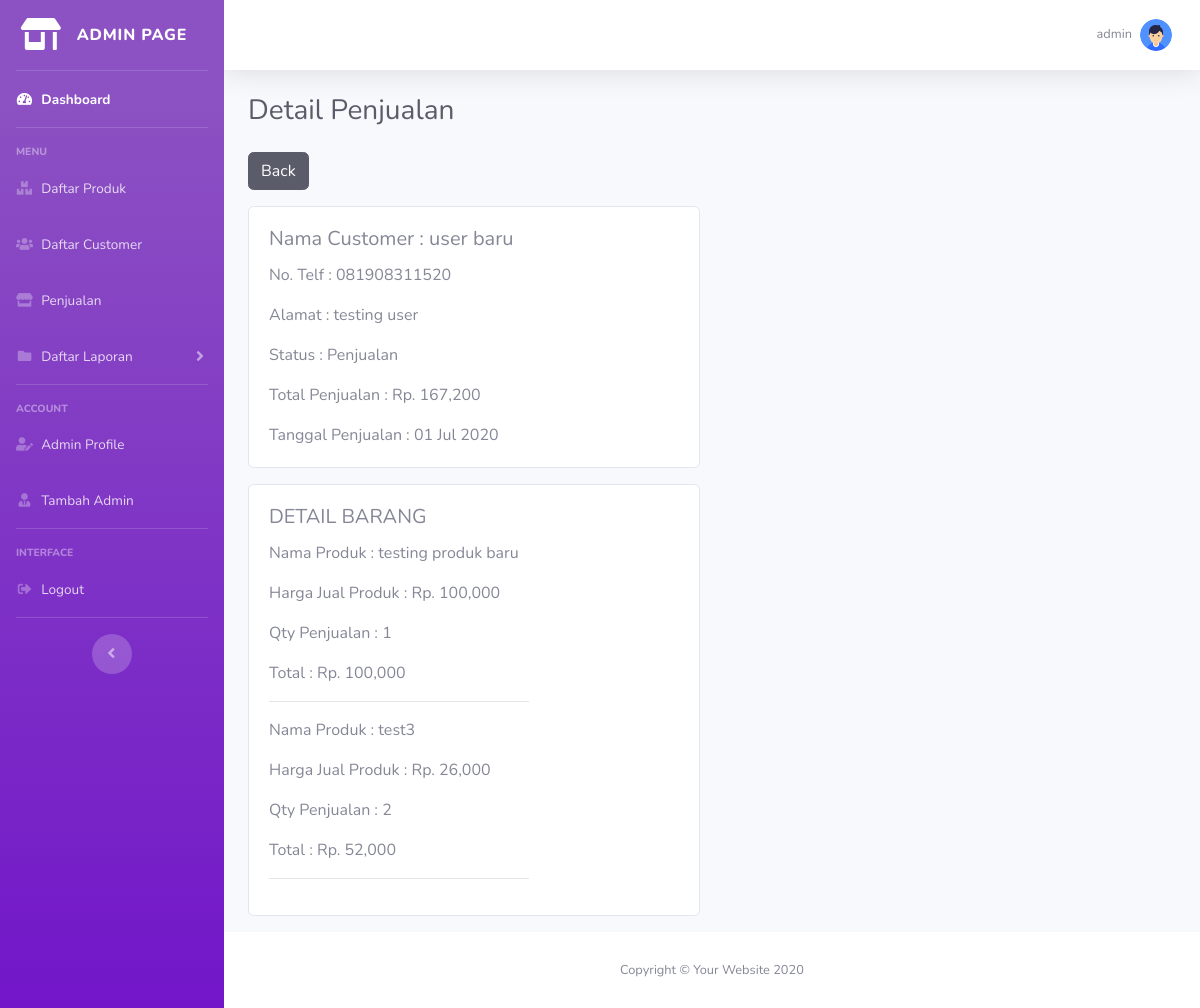
Screenshot of /apps/detailPenjualan.php?id_penjualan=27 (signed in) with the database file from the repository.
### tables this page shows
CREATE TABLE `penjualan` (
  `id_penjualan` int(11) NOT NULL,
  `id_cust` int(11) NOT NULL,
  `tgl_penjualan` date NOT NULL,
  `total_penjualan` double NOT NULL,
  `status` varchar(20) NOT NULL
);

CREATE TABLE `customer` (
  `id_cust` int(11) NOT NULL,
  `nama` varchar(150) NOT NULL,
  `no_telp` varchar(15) NOT NULL,
  `alamat` text NOT NULL
);

CREATE TABLE `detail_penjualan` (
  `id_detail` int(11) NOT NULL,
  `id_penjualan` int(11) NOT NULL,
  `id_produk` int(11) NOT NULL,
  `jumbel` int(11) NOT NULL,
  `nama_produk` varchar(100) NOT NULL,
  `harga_jual` double NOT NULL,
  `sub_total` double NOT NULL
);

### function/functionadmin.php (called while the page is built, shortened)
<?php
include 'koneksi.php';
function query($data)
{
    global $conn;
    $result = mysqli_query($conn, $data);
    $rows = [];
    while ($row = mysqli_fetch_assoc($result)) {
        $rows[] = $row;
    }
    return $rows;
}

### apps/detailPenjualan.php (the view, shortened to what this page needs)
<?php
require '../function/functionadmin.php';
$id_penjualan = $_GET['id_penjualan'];
$detailPenjualan = query("SELECT * FROM penjualan JOIN customer ON penjualan.id_cust = customer.id_cust
JOIN detail_penjualan ON penjualan.id_penjualan = detail_penjualan.id_penjualan WHERE penjualan.id_penjualan = '$id_penjualan' ");
$detailPenjualanDeskripsi = query("SELECT * FROM penjualan JOIN customer ON penjualan.id_cust = customer.id_cust WHERE penjualan.id_penjualan = '$id_penjualan' ")[0];
$id  = $_SESSION["admin"]["id_admin"];
$adminProfil = query("SELECT * FROM admins WHERE id_admin = $id")[0];
?>
<!DOCTYPE html>
<html lang="en">
<head>
    <link href="assets/vendor/fontawesome-free/css/all.min.css" rel="stylesheet" type="text/css">
    <link href="assets/css/sb-admin-2.min.css" rel="stylesheet">
</head>
<body id="page-top">
    <div id="wrapper">
        <?php include 'page/sidebar.php'; ?>
        <div id="content-wrapper" class="d-flex flex-column">
            <div id="content">
                <?php include 'page/topbar.php'; ?>
                <div class="container-fluid">
                    <div class="d-sm-flex align-items-center justify-content-between mb-4">
                        <h1 class="h3 mb-0 text-gray-800">Detail Penjualan</h1>
                    </div>
                    <a href="penjualan.php" class="btn btn-dark mb-3">Back</a>
                    <div class="row">
                        <div class="col-md-6">
                            <div class="card mb-3" style="max-width: 540px;">
                                <div class="row no-gutters">
                                    <div class="col-md-8">
                                        <div class="card-body">
                                            <h5 class="card-title">Nama Customer : <?= $detailPenjualanDeskripsi['nama']; ?></h5>
                                            <p class="card-text">No. Telf : <?= $detailPenjualanDeskripsi['no_telp']; ?></p>
                                            <p class="card-text">Alamat : <?= $detailPenjualanDeskripsi['alamat']; ?></p>
                                            <p class="card-text">Status : <?= $detailPenjualanDeskripsi['status']; ?></p>
                                            <p class="card-text">Total Penjualan : Rp. <?= number_format($detailPenjualanDeskripsi['total_penjualan']); ?></p>
                                            <p class="card-text">Tanggal Penjualan : <?= date('d M Y', strtotime($detailPenjualanDeskripsi['tgl_penjualan'])); ?></p>
                                        </div>
                                    </div>
                                </div>
                            </div>
                        </div>
                    </div>
                    <div class="row">
                        <div class="col-md-6">
                            <div class="card mb-3" style="max-width: 540px;">
                                <div class="row no-gutters">
                                    <div class="col-md-8">
                                        <div class="card-body">
                                            <h5 class="card-title">DETAIL BARANG</h5>
                                            <?php foreach ($detailPenjualan as $dp) : ?>
                                                <p class="card-text">Nama Produk : <?= $dp['nama_produk']; ?></p>
                                                <p class="card-text">Harga Jual Produk : Rp. <?= number_format($dp['harga_jual']); ?></p>
                                                <p class="card-text">Qty Penjualan : <?= $dp['jumbel']; ?></p>
                                                <p class="card-text">Total : Rp. <?= number_format($dp['sub_total']); ?></p>
                                                <hr>
                                            <?php endforeach; ?>
                                        </div>
                                    </div>
                                </div>
                            </div>
                        </div>
                    </div>
                </div>
            </div>
            <?php include 'page/footer.php'; ?>
        </div>
    </div>
</body>
</html>

### apps/page/topbar.php (shortened to what this page needs)
<nav class="navbar navbar-expand navbar-light bg-white topbar mb-4 static-top shadow">
    <ul class="navbar-nav ml-auto">
        <li class="nav-item dropdown no-arrow">
            <a class="nav-link dropdown-toggle" href="#" id="userDropdown" role="button" data-toggle="dropdown" aria-haspopup="true" aria-expanded="false">
                <span class="mr-2 d-none d-lg-inline text-gray-600 small"><?= $adminProfil['nama']; ?></span>
                <img class="img-profile rounded-circle" src="img/profile/<?= $adminProfil['img']; ?>">
            </a>
        </li>
    </ul>
</nav>

### rows the page displays
penjualan: id_cust.nama "user baru", id_cust.no_telp "081908311520", id_cust.alamat "testing user", status "Penjualan", total_penjualan "167,200", tgl_penjualan "01 Jul 2020", detail_penjualan.nama_produk "testing produk baru", detail_penjualan.harga_jual "100,000", detail_penjualan.jumbel "1", detail_penjualan.sub_total "100,000", detail_penjualan.nama_produk "test3", detail_penjualan.harga_jual "26,000", detail_penjualan.jumbel "2", detail_penjualan.sub_total "52,000"

### other values shown
$adminProfil['nama'] "admin"
